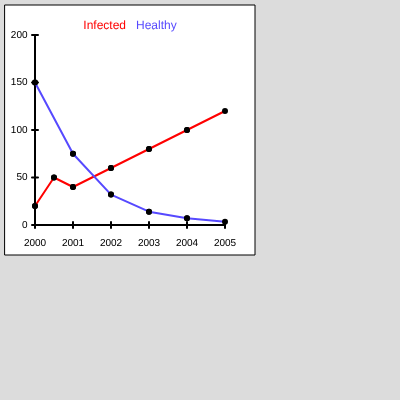
Frame 1 (no input)
Frame 60 (no input): identical to frame 1, image omitted
Frame 120 (the mouse pressed at the canvas centre since frame 60): identical to frame 1, image omitted

The p5.js sketch that drew this single still picture (run headless with seeded random() and noise() and a simulated clock; from frame 60 on, the mouse is pressed at the canvas centre):

// p5.js sketch
// ── sketch.js
let chart;

function setup() {
  createCanvas(400, 400);
  
  dataX = [[2000, 2000.5, 2001, 2002, 2003, 2004, 2005], [2000, 2001, 2002, 2003, 2004, 2005]]
  dataY = [[20, 50, 40, 60, 80, 100, 120], [150, 75, 32, 14, 7, 3.5]]
  data = []
  
  colors = ['#ff0000', '#5649ff']
  
  lineLabels = ["Infected", "Healthy"]
  
  for(let i = 0; i < dataX.length; i++) {
    data.push([])
    for(let j = 0; j < dataX[i].length; j++) {
      data[i].push(createVector(dataX[i][j], dataY[i][j]))
    }
  }
    
  chart = new LineChart(data, colors, lineLabels, 250, 250, 5, 5, [min(dataX.flat()), max(dataX.flat())], [0, 200]);
  //[min(dataY.flat()), max(dataY.flat())]
}

function draw() {
  background(220);
  chart.show()
}
// ── LineChart.js
function LineChart(data, colors, lineLabels, w, h, x, y, xRange, yRange) {
  this.padding = 30
  this.data = data // [[]]
  this.colors = colors
  this.lineLabels = lineLabels
  this.w = w
  this.h = h
  this.chartW = w - this.padding
  this.chartH = h - this.padding
  this.x = x
  this.y = y
  this.chartX = this.padding
  this.chartY = this.padding
  this.xRange = xRange // [min, max]
  this.yRange = yRange // [min, max]
  this.hAxisLabelCount = 6
  this.vAxisLabelCount = 5
  this.xLine = map(yRange[0], yRange[0], yRange[1], this.chartH, this.chartY)
  this.yLine = map(xRange[0], xRange[0], xRange[1], this.chartX, this.chartW)

  this.show = () => {
    rectMode(CORNER)
    fill(255)
    push()
    translate(x, y)
    rect(0, 0, w, h)

    fill(0)
    stroke(0)
    strokeWeight(2)
    line(this.chartX, this.xLine, this.chartW, this.xLine)
    line(this.yLine, this.chartY, this.yLine, this.chartH)

    for (let i = 0; i < data.length; i++) {
      let prev = null;
      for (let j = 0; j < data[i].length; j++) {
        let x = map(data[i][j].x, this.xRange[0], this.xRange[1], this.chartX, this.chartX + this.chartW - this.padding)
        let y = (this.chartY + this.chartH) - map(data[i][j].y, this.yRange[0], this.yRange[1], this.chartY, this.chartY + this.chartH - this.padding)

        if (prev == null) {
          prev = createVector(x, y)
        } else {
          stroke(this.colors[i])
          line(prev.x, prev.y, x, y)
          fill(0)
          stroke(0)
          circle(prev.x, prev.y, 4)
          prev = createVector(x, y)
        }

        fill(0)
        stroke(0)
        circle(x, y, 4)
      }
    }

    // Draw the x axis labels
    for (let i = 0; i < this.hAxisLabelCount; i++) {
      let label = map(i, 0, this.hAxisLabelCount - 1, this.xRange[0], this.xRange[1])
      strokeWeight(0)
      textAlign(CENTER)
      textSize(10)
      fill(0)
      let x = map(label, this.xRange[0], this.xRange[1], this.chartX, this.chartX + this.chartW - this.padding)
      text(round(label) + "", x, this.xLine + (this.padding * 0.7))
      strokeWeight(2)
      line(x, this.xLine + 3, x, this.xLine - 3)
    }

    // Draw the y axis labels
    for (let i = 0; i < this.vAxisLabelCount; i++) {
      let label = map(i, 0, this.vAxisLabelCount - 1, this.yRange[0], this.yRange[1])
      strokeWeight(0)
      textAlign(RIGHT, CENTER)
      textSize(10)
      fill(0)
      let y = (this.chartY + this.chartH) - map(label, this.yRange[0], this.yRange[1], this.chartY, this.chartY + this.chartH - this.padding)
      text(round(label) + "", this.yLine - (this.padding * 0.25), y)
      strokeWeight(2)
      line(this.yLine + 3, y, this.yLine - 3, y)
    }

    strokeWeight(0)
    textAlign(LEFT, BOTTOM)
    textSize(12)
    
    let totalWidth = 0
    
    let textPadding = 10
    
    for (let i = 0; i < this.lineLabels.length; i++) {
      totalWidth += textWidth(this.lineLabels[i]) + textPadding
      
      if(i + 1 == this.lineLabels.length) {
        totalWidth -= textPadding
      }
    }
    
    let startX = this.chartX + (this.chartW - this.padding - totalWidth)/2 
        
    // Draw the line labels
    for (let i = 0; i < this.lineLabels.length; i++) {
      fill(this.colors[i])
      let prevLen = 0
      if (i > 0) {
        prevLen = textWidth(this.lineLabels[i - 1]) + textPadding
      }
      text(this.lineLabels[i], startX + prevLen, this.chartY - 3)
    }
    pop()
  }
}
